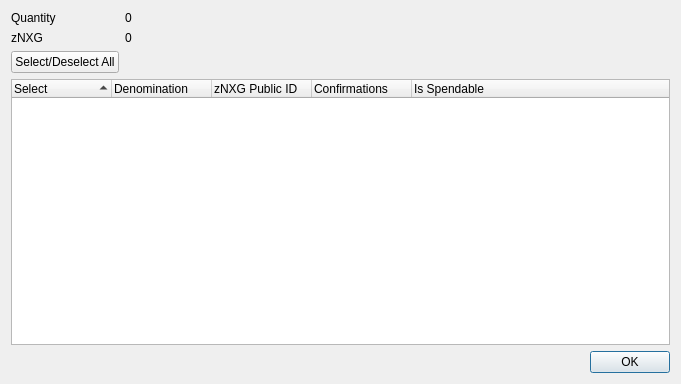
<?xml version="1.0" encoding="UTF-8"?>
<ui version="4.0">
 <class>ZNodeXchangeControlDialog</class>
 <widget class="QDialog" name="ZNodeXchangeControlDialog">
  <property name="geometry">
   <rect>
    <x>0</x>
    <y>0</y>
    <width>681</width>
    <height>384</height>
   </rect>
  </property>
  <property name="minimumSize">
   <size>
    <width>681</width>
    <height>384</height>
   </size>
  </property>
  <property name="windowTitle">
   <string>Select zNXG to Spend</string>
  </property>
  <layout class="QGridLayout" name="gridLayout">
   <item row="0" column="0">
    <layout class="QFormLayout" name="formLayout">
     <property name="sizeConstraint">
      <enum>QLayout::SetDefaultConstraint</enum>
     </property>
     <item row="0" column="0">
      <widget class="QLabel" name="labelQuantity">
       <property name="text">
        <string>Quantity</string>
       </property>
      </widget>
     </item>
     <item row="0" column="1">
      <widget class="QLabel" name="labelQuantity_int">
       <property name="text">
        <string>0</string>
       </property>
      </widget>
     </item>
     <item row="1" column="0">
      <widget class="QLabel" name="labelZNodeXchange">
       <property name="text">
        <string>zNXG</string>
       </property>
      </widget>
     </item>
     <item row="1" column="1">
      <widget class="QLabel" name="labelZNodeXchange_int">
       <property name="text">
        <string>0</string>
       </property>
      </widget>
     </item>
     <item row="2" column="0">
      <widget class="QPushButton" name="pushButtonAll">
       <property name="text">
        <string>Select/Deselect All</string>
       </property>
      </widget>
     </item>
    </layout>
   </item>
   <item row="1" column="0">
    <layout class="QVBoxLayout" name="verticalLayout">
     <item>
      <widget class="QTreeWidget" name="treeWidget">
       <property name="minimumSize">
        <size>
         <width>0</width>
         <height>250</height>
        </size>
       </property>
       <property name="alternatingRowColors">
        <bool>true</bool>
       </property>
       <property name="sortingEnabled">
        <bool>true</bool>
       </property>
       <property name="columnCount">
        <number>5</number>
       </property>
       <attribute name="headerDefaultSectionSize">
        <number>100</number>
       </attribute>
       <column>
        <property name="text">
         <string notr="true">Select</string>
        </property>
       </column>
       <column>
        <property name="text">
         <string notr="true">Denomination</string>
        </property>
       </column>
       <column>
        <property name="text">
         <string notr="true">zNXG Public ID</string>
        </property>
       </column>
       <column>
        <property name="text">
         <string notr="true">Confirmations</string>
        </property>
       </column>
       <column>
        <property name="text">
         <string>Is Spendable</string>
        </property>
       </column>
      </widget>
     </item>
     <item>
      <widget class="QDialogButtonBox" name="buttonBox">
       <property name="orientation">
        <enum>Qt::Horizontal</enum>
       </property>
       <property name="standardButtons">
        <set>QDialogButtonBox::Ok</set>
       </property>
      </widget>
     </item>
    </layout>
   </item>
  </layout>
 </widget>
 <resources/>
 <connections>
  <connection>
   <sender>buttonBox</sender>
   <signal>accepted()</signal>
   <receiver>ZNodeXchangeControlDialog</receiver>
   <slot>accept()</slot>
   <hints>
    <hint type="sourcelabel">
     <x>248</x>
     <y>254</y>
    </hint>
    <hint type="destinationlabel">
     <x>157</x>
     <y>274</y>
    </hint>
   </hints>
  </connection>
  <connection>
   <sender>buttonBox</sender>
   <signal>rejected()</signal>
   <receiver>ZNodeXchangeControlDialog</receiver>
   <slot>reject()</slot>
   <hints>
    <hint type="sourcelabel">
     <x>316</x>
     <y>260</y>
    </hint>
    <hint type="destinationlabel">
     <x>286</x>
     <y>274</y>
    </hint>
   </hints>
  </connection>
 </connections>
</ui>
